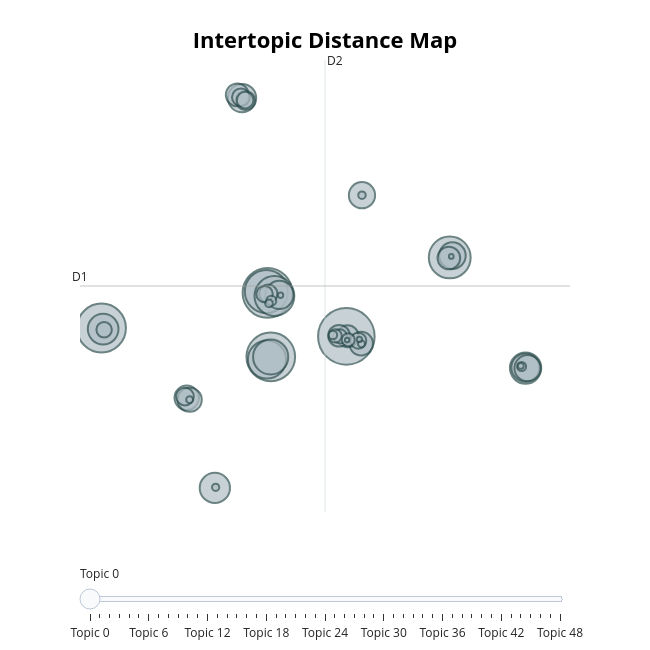

Notebook cell for this chart:
### Code cell
topic_model_hdbscan = TopicModelEvaluatorBERTopic()
topics_hdbscan, probs_hdbscan = topic_model_hdbscan.evaluate(docs)
#topic_model_hdbscan.get_topic_info()
#topic_model_hdbscan.get_topics().keys()
#print(diversity(topic_model_hdbscan))
topic_model_hdbscan.model.visualize_topics()
#topic_model_hdbscan.visualize_barchart()

### Figure 1 — Plotly figure (JSON) as saved in the notebook; plotly's stock layout.template omitted (floating-point values rounded to 4 significant figures; data arrays with more than 128 entries replaced by an {"elided": "..."} marker saying what was removed)
{"data": [{"customdata": {"elided": "49x3 mixed values"}, "hovertemplate": "<b>Topic %{customdata[0]}</b><br>%{customdata[1]}<br>Size: %{customdata[2]}", "legendgroup": "", "marker": {"color": "#B0BEC5", "line": {"color": "DarkSlateGrey", "width": 2}, "size": [8110, 6267, 6048, 5999, 4710, 4438, 4012, 3687, 3132, 2483, 2384, 2320, 2031, 2031, 2008, 1791, 1747, 1745, 1527, 1486, 1405, 1325, 1298, 1206, 1193, 926, 839, 802, 798, 703, 681, 652, 604, 502, 438, 427, 255, 207, 185, 147, 143, 134, 122, 120, 85, 72, 72, 56, 52], "sizemode": "area", "sizeref": 5.069, "symbol": "circle"}, "mode": "markers", "name": "", "orientation": "v", "showlegend": false, "type": "scatter", "x": [8.25, 1.837, -11.66, 2.105, 1.746, 16.66, 2.401, 1.796, 2.094, 22.83, -11.53, -2.443, 2.806, -0.2319, 22.82, 16.88, 9.522, 22.99, -4.728, -4.49, 9.456, -0.6203, 16.59, 8.358, 7.656, 0.05246, 1.902, -0.3265, -4.876, 0.01653, 1.6, 9.223, -11.45, 7.735, 7.344, 8.403, 2.148, 22.5, 7.157, 1.958, 9.522, -2.379, 9.484, -4.497, 22.44, 2.902, 9.31, 16.79, 8.316], "xaxis": "x", "y": [-1.113, 4.105, -0.1031, -3.566, 4.261, 8.349, 3.727, -3.875, -3.577, -4.913, -0.2374, -19.26, 3.859, 27.44, -4.853, 8.568, 15.8, -4.923, -8.467, -8.705, -1.978, 27.83, 8.278, -1.096, -1.035, 27.16, 4.008, 27.54, -8.318, 27.2, 3.956, -1.625, -0.3159, -1.11, -1.058, -1.522, 3.158, -4.719, -0.9351, 2.84, 15.8, -19.2, -2.017, -8.698, -4.652, 3.815, -1.478, 8.475, -1.543], "yaxis": "y"}], "layout": {"annotations": [{"showarrow": false, "text": "D1", "x": -13.41, "y": 4.926, "yshift": 10}, {"showarrow": false, "text": "D2", "x": 6.515, "xshift": 10, "y": 32.01}], "height": 650, "hoverlabel": {"bgcolor": "white", "font": {"family": "Rockwell", "size": 16}}, "legend": {"itemsizing": "constant", "tracegroupgap": 0}, "margin": {"t": 60}, "shapes": [{"line": {"color": "#CFD8DC", "width": 2}, "type": "line", "x0": 6.515, "x1": 6.515, "y0": -22.15, "y1": 32.01}, {"line": {"color": "#9E9E9E", "width": 2}, "type": "line", "x0": -13.41, "x1": 26.44, "y0": 4.926, "y1": 4.926}], "sliders": [{"active": 0, "pad": {"t": 50}, "steps": [{"args": [{"marker.color": [["red", "#B0BEC5", "#B0BEC5", "#B0BEC5", "#B0BEC5", "#B0BEC5", "#B0BEC5", "#B0BEC5", "#B0BEC5", "#B0BEC5", "#B0BEC5", "#B0BEC5", "#B0BEC5", "#B0BEC5", "#B0BEC5", "#B0BEC5", "#B0BEC5", "#B0BEC5", "#B0BEC5", "#B0BEC5", "#B0BEC5", "#B0BEC5", "#B0BEC5", "#B0BEC5", "#B0BEC5", "#B0BEC5", "#B0BEC5", "#B0BEC5", "#B0BEC5", "#B0BEC5", "#B0BEC5", "#B0BEC5", "#B0BEC5", "#B0BEC5", "#B0BEC5", "#B0BEC5", "#B0BEC5", "#B0BEC5", "#B0BEC5", "#B0BEC5", "#B0BEC5", "#B0BEC5", "#B0BEC5", "#B0BEC5", "#B0BEC5", "#B0BEC5", "#B0BEC5", "#B0BEC5", "#B0BEC5"]]}], "label": "Topic 0", "method": "update"}, {"args": [{"marker.color": [["#B0BEC5", "red", "#B0BEC5", "#B0BEC5", "#B0BEC5", "#B0BEC5", "#B0BEC5", "#B0BEC5", "#B0BEC5", "#B0BEC5", "#B0BEC5", "#B0BEC5", "#B0BEC5", "#B0BEC5", "#B0BEC5", "#B0BEC5", "#B0BEC5", "#B0BEC5", "#B0BEC5", "#B0BEC5", "#B0BEC5", "#B0BEC5", "#B0BEC5", "#B0BEC5", "#B0BEC5", "#B0BEC5", "#B0BEC5", "#B0BEC5", "#B0BEC5", "#B0BEC5", "#B0BEC5", "#B0BEC5", "#B0BEC5", "#B0BEC5", "#B0BEC5", "#B0BEC5", "#B0BEC5", "#B0BEC5", "#B0BEC5", "#B0BEC5", "#B0BEC5", "#B0BEC5", "#B0BEC5", "#B0BEC5", "#B0BEC5", "#B0BEC5", "#B0BEC5", "#B0BEC5", "#B0BEC5"]]}], "label": "Topic 1", "method": "update"}, {"args": [{"marker.color": [["#B0BEC5", "#B0BEC5", "red", "#B0BEC5", "#B0BEC5", "#B0BEC5", "#B0BEC5", "#B0BEC5", "#B0BEC5", "#B0BEC5", "#B0BEC5", "#B0BEC5", "#B0BEC5", "#B0BEC5", "#B0BEC5", "#B0BEC5", "#B0BEC5", "#B0BEC5", "#B0BEC5", "#B0BEC5", "#B0BEC5", "#B0BEC5", "#B0BEC5", "#B0BEC5", "#B0BEC5", "#B0BEC5", "#B0BEC5", "#B0BEC5", "#B0BEC5", "#B0BEC5", "#B0BEC5", "#B0BEC5", "#B0BEC5", "#B0BEC5", "#B0BEC5", "#B0BEC5", "#B0BEC5", "#B0BEC5", "#B0BEC5", "#B0BEC5", "#B0BEC5", "#B0BEC5", "#B0BEC5", "#B0BEC5", "#B0BEC5", "#B0BEC5", "#B0BEC5", "#B0BEC5", "#B0BEC5"]]}], "label": "Topic 2", "method": "update"}, {"args": [{"marker.color": [["#B0BEC5", "#B0BEC5", "#B0BEC5", "red", "#B0BEC5", "#B0BEC5", "#B0BEC5", "#B0BEC5", "#B0BEC5", "#B0BEC5", "#B0BEC5", "#B0BEC5", "#B0BEC5", "#B0BEC5", "#B0BEC5", "#B0BEC5", "#B0BEC5", "#B0BEC5", "#B0BEC5", "#B0BEC5", "#B0BEC5", "#B0BEC5", "#B0BEC5", "#B0BEC5", "#B0BEC5", "#B0BEC5", "#B0BEC5", "#B0BEC5", "#B0BEC5", "#B0BEC5", "#B0BEC5", "#B0BEC5", "#B0BEC5", "#B0BEC5", "#B0BEC5", "#B0BEC5", "#B0BEC5", "#B0BEC5", "#B0BEC5", "#B0BEC5", "#B0BEC5", "#B0BEC5", "#B0BEC5", "#B0BEC5", "#B0BEC5", "#B0BEC5", "#B0BEC5", "#B0BEC5", "#B0BEC5"]]}], "label": "Topic 3", "method": "update"}, {"args": [{"marker.color": [["#B0BEC5", "#B0BEC5", "#B0BEC5", "#B0BEC5", "red", "#B0BEC5", "#B0BEC5", "#B0BEC5", "#B0BEC5", "#B0BEC5", "#B0BEC5", "#B0BEC5", "#B0BEC5", "#B0BEC5", "#B0BEC5", "#B0BEC5", "#B0BEC5", "#B0BEC5", "#B0BEC5", "#B0BEC5", "#B0BEC5", "#B0BEC5", "#B0BEC5", "#B0BEC5", "#B0BEC5", "#B0BEC5", "#B0BEC5", "#B0BEC5", "#B0BEC5", "#B0BEC5", "#B0BEC5", "#B0BEC5", "#B0BEC5", "#B0BEC5", "#B0BEC5", "#B0BEC5", "#B0BEC5", "#B0BEC5", "#B0BEC5", "#B0BEC5", "#B0BEC5", "#B0BEC5", "#B0BEC5", "#B0BEC5", "#B0BEC5", "#B0BEC5", "#B0BEC5", "#B0BEC5", "#B0BEC5"]]}], "label": "Topic 4", "method": "update"}, {"args": [{"marker.color": [["#B0BEC5", "#B0BEC5", "#B0BEC5", "#B0BEC5", "#B0BEC5", "red", "#B0BEC5", "#B0BEC5", "#B0BEC5", "#B0BEC5", "#B0BEC5", "#B0BEC5", "#B0BEC5", "#B0BEC5", "#B0BEC5", "#B0BEC5", "#B0BEC5", "#B0BEC5", "#B0BEC5", "#B0BEC5", "#B0BEC5", "#B0BEC5", "#B0BEC5", "#B0BEC5", "#B0BEC5", "#B0BEC5", "#B0BEC5", "#B0BEC5", "#B0BEC5", "#B0BEC5", "#B0BEC5", "#B0BEC5", "#B0BEC5", "#B0BEC5", "#B0BEC5", "#B0BEC5", "#B0BEC5", "#B0BEC5", "#B0BEC5", "#B0BEC5", "#B0BEC5", "#B0BEC5", "#B0BEC5", "#B0BEC5", "#B0BEC5", "#B0BEC5", "#B0BEC5", "#B0BEC5", "#B0BEC5"]]}], "label": "Topic 5", "method": "update"}, {"args": [{"marker.color": [["#B0BEC5", "#B0BEC5", "#B0BEC5", "#B0BEC5", "#B0BEC5", "#B0BEC5", "red", "#B0BEC5", "#B0BEC5", "#B0BEC5", "#B0BEC5", "#B0BEC5", "#B0BEC5", "#B0BEC5", "#B0BEC5", "#B0BEC5", "#B0BEC5", "#B0BEC5", "#B0BEC5", "#B0BEC5", "#B0BEC5", "#B0BEC5", "#B0BEC5", "#B0BEC5", "#B0BEC5", "#B0BEC5", "#B0BEC5", "#B0BEC5", "#B0BEC5", "#B0BEC5", "#B0BEC5", "#B0BEC5", "#B0BEC5", "#B0BEC5", "#B0BEC5", "#B0BEC5", "#B0BEC5", "#B0BEC5", "#B0BEC5", "#B0BEC5", "#B0BEC5", "#B0BEC5", "#B0BEC5", "#B0BEC5", "#B0BEC5", "#B0BEC5", "#B0BEC5", "#B0BEC5", "#B0BEC5"]]}], "label": "Topic 6", "method": "update"}, {"args": [{"marker.color": [["#B0BEC5", "#B0BEC5", "#B0BEC5", "#B0BEC5", "#B0BEC5", "#B0BEC5", "#B0BEC5", "red", "#B0BEC5", "#B0BEC5", "#B0BEC5", "#B0BEC5", "#B0BEC5", "#B0BEC5", "#B0BEC5", "#B0BEC5", "#B0BEC5", "#B0BEC5", "#B0BEC5", "#B0BEC5", "#B0BEC5", "#B0BEC5", "#B0BEC5", "#B0BEC5", "#B0BEC5", "#B0BEC5", "#B0BEC5", "#B0BEC5", "#B0BEC5", "#B0BEC5", "#B0BEC5", "#B0BEC5", "#B0BEC5", "#B0BEC5", "#B0BEC5", "#B0BEC5", "#B0BEC5", "#B0BEC5", "#B0BEC5", "#B0BEC5", "#B0BEC5", "#B0BEC5", "#B0BEC5", "#B0BEC5", "#B0BEC5", "#B0BEC5", "#B0BEC5", "#B0BEC5", "#B0BEC5"]]}], "label": "Topic 7", "method": "update"}, {"args": [{"marker.color": [["#B0BEC5", "#B0BEC5", "#B0BEC5", "#B0BEC5", "#B0BEC5", "#B0BEC5", "#B0BEC5", "#B0BEC5", "red", "#B0BEC5", "#B0BEC5", "#B0BEC5", "#B0BEC5", "#B0BEC5", "#B0BEC5", "#B0BEC5", "#B0BEC5", "#B0BEC5", "#B0BEC5", "#B0BEC5", "#B0BEC5", "#B0BEC5", "#B0BEC5", "#B0BEC5", "#B0BEC5", "#B0BEC5", "#B0BEC5", "#B0BEC5", "#B0BEC5", "#B0BEC5", "#B0BEC5", "#B0BEC5", "#B0BEC5", "#B0BEC5", "#B0BEC5", "#B0BEC5", "#B0BEC5", "#B0BEC5", "#B0BEC5", "#B0BEC5", "#B0BEC5", "#B0BEC5", "#B0BEC5", "#B0BEC5", "#B0BEC5", "#B0BEC5", "#B0BEC5", "#B0BEC5", "#B0BEC5"]]}], "label": "Topic 8", "method": "update"}, {"args": [{"marker.color": [["#B0BEC5", "#B0BEC5", "#B0BEC5", "#B0BEC5", "#B0BEC5", "#B0BEC5", "#B0BEC5", "#B0BEC5", "#B0BEC5", "red", "#B0BEC5", "#B0BEC5", "#B0BEC5", "#B0BEC5", "#B0BEC5", "#B0BEC5", "#B0BEC5", "#B0BEC5", "#B0BEC5", "#B0BEC5", "#B0BEC5", "#B0BEC5", "#B0BEC5", "#B0BEC5", "#B0BEC5", "#B0BEC5", "#B0BEC5", "#B0BEC5", "#B0BEC5", "#B0BEC5", "#B0BEC5", "#B0BEC5", "#B0BEC5", "#B0BEC5", "#B0BEC5", "#B0BEC5", "#B0BEC5", "#B0BEC5", "#B0BEC5", "#B0BEC5", "#B0BEC5", "#B0BEC5", "#B0BEC5", "#B0BEC5", "#B0BEC5", "#B0BEC5", "#B0BEC5", "#B0BEC5", "#B0BEC5"]]}], "label": "Topic 9", "method": "update"}, {"args": [{"marker.color": [["#B0BEC5", "#B0BEC5", "#B0BEC5", "#B0BEC5", "#B0BEC5", "#B0BEC5", "#B0BEC5", "#B0BEC5", "#B0BEC5", "#B0BEC5", "red", "#B0BEC5", "#B0BEC5", "#B0BEC5", "#B0BEC5", "#B0BEC5", "#B0BEC5", "#B0BEC5", "#B0BEC5", "#B0BEC5", "#B0BEC5", "#B0BEC5", "#B0BEC5", "#B0BEC5", "#B0BEC5", "#B0BEC5", "#B0BEC5", "#B0BEC5", "#B0BEC5", "#B0BEC5", "#B0BEC5", "#B0BEC5", "#B0BEC5", "#B0BEC5", "#B0BEC5", "#B0BEC5", "#B0BEC5", "#B0BEC5", "#B0BEC5", "#B0BEC5", "#B0BEC5", "#B0BEC5", "#B0BEC5", "#B0BEC5", "#B0BEC5", "#B0BEC5", "#B0BEC5", "#B0BEC5", "#B0BEC5"]]}], "label": "Topic 10", "method": "update"}, {"args": [{"marker.color": [["#B0BEC5", "#B0BEC5", "#B0BEC5", "#B0BEC5", "#B0BEC5", "#B0BEC5", "#B0BEC5", "#B0BEC5", "#B0BEC5", "#B0BEC5", "#B0BEC5", "red", "#B0BEC5", "#B0BEC5", "#B0BEC5", "#B0BEC5", "#B0BEC5", "#B0BEC5", "#B0BEC5", "#B0BEC5", "#B0BEC5", "#B0BEC5", "#B0BEC5", "#B0BEC5", "#B0BEC5", "#B0BEC5", "#B0BEC5", "#B0BEC5", "#B0BEC5", "#B0BEC5", "#B0BEC5", "#B0BEC5", "#B0BEC5", "#B0BEC5", "#B0BEC5", "#B0BEC5", "#B0BEC5", "#B0BEC5", "#B0BEC5", "#B0BEC5", "#B0BEC5", "#B0BEC5", "#B0BEC5", "#B0BEC5", "#B0BEC5", "#B0BEC5", "#B0BEC5", "#B0BEC5", "#B0BEC5"]]}], "label": "Topic 11", "method": "update"}, {"args": [{"marker.color": [["#B0BEC5", "#B0BEC5", "#B0BEC5", "#B0BEC5", "#B0BEC5", "#B0BEC5", "#B0BEC5", "#B0BEC5", "#B0BEC5", "#B0BEC5", "#B0BEC5", "#B0BEC5", "red", "#B0BEC5", "#B0BEC5", "#B0BEC5", "#B0BEC5", "#B0BEC5", "#B0BEC5", "#B0BEC5", "#B0BEC5", "#B0BEC5", "#B0BEC5", "#B0BEC5", "#B0BEC5", "#B0BEC5", "#B0BEC5", "#B0BEC5", "#B0BEC5", "#B0BEC5", "#B0BEC5", "#B0BEC5", "#B0BEC5", "#B0BEC5", "#B0BEC5", "#B0BEC5", "#B0BEC5", "#B0BEC5", "#B0BEC5", "#B0BEC5", "#B0BEC5", "#B0BEC5", "#B0BEC5", "#B0BEC5", "#B0BEC5", "#B0BEC5", "#B0BEC5", "#B0BEC5", "#B0BEC5"]]}], "label": "Topic 12", "method": "update"}, {"args": [{"marker.color": [["#B0BEC5", "#B0BEC5", "#B0BEC5", "#B0BEC5", "#B0BEC5", "#B0BEC5", "#B0BEC5", "#B0BEC5", "#B0BEC5", "#B0BEC5", "#B0BEC5", "#B0BEC5", "#B0BEC5", "red", "#B0BEC5", "#B0BEC5", "#B0BEC5", "#B0BEC5", "#B0BEC5", "#B0BEC5", "#B0BEC5", "#B0BEC5", "#B0BEC5", "#B0BEC5", "#B0BEC5", "#B0BEC5", "#B0BEC5", "#B0BEC5", "#B0BEC5", "#B0BEC5", "#B0BEC5", "#B0BEC5", "#B0BEC5", "#B0BEC5", "#B0BEC5", "#B0BEC5", "#B0BEC5", "#B0BEC5", "#B0BEC5", "#B0BEC5", "#B0BEC5", "#B0BEC5", "#B0BEC5", "#B0BEC5", "#B0BEC5", "#B0BEC5", "#B0BEC5", "#B0BEC5", "#B0BEC5"]]}], "label": "Topic 13", "method": "update"}, {"args": [{"marker.color": [["#B0BEC5", "#B0BEC5", "#B0BEC5", "#B0BEC5", "#B0BEC5", "#B0BEC5", "#B0BEC5", "#B0BEC5", "#B0BEC5", "#B0BEC5", "#B0BEC5", "#B0BEC5", "#B0BEC5", "#B0BEC5", "red", "#B0BEC5", "#B0BEC5", "#B0BEC5", "#B0BEC5", "#B0BEC5", "#B0BEC5", "#B0BEC5", "#B0BEC5", "#B0BEC5", "#B0BEC5", "#B0BEC5", "#B0BEC5", "#B0BEC5", "#B0BEC5", "#B0BEC5", "#B0BEC5", "#B0BEC5", "#B0BEC5", "#B0BEC5", "#B0BEC5", "#B0BEC5", "#B0BEC5", "#B0BEC5", "#B0BEC5", "#B0BEC5", "#B0BEC5", "#B0BEC5", "#B0BEC5", "#B0BEC5", "#B0BEC5", "#B0BEC5", "#B0BEC5", "#B0BEC5", "#B0BEC5"]]}], "label": "Topic 14", "method": "update"}, {"args": [{"marker.color": [["#B0BEC5", "#B0BEC5", "#B0BEC5", "#B0BEC5", "#B0BEC5", "#B0BEC5", "#B0BEC5", "#B0BEC5", "#B0BEC5", "#B0BEC5", "#B0BEC5", "#B0BEC5", "#B0BEC5", "#B0BEC5", "#B0BEC5", "red", "#B0BEC5", "#B0BEC5", "#B0BEC5", "#B0BEC5", "#B0BEC5", "#B0BEC5", "#B0BEC5", "#B0BEC5", "#B0BEC5", "#B0BEC5", "#B0BEC5", "#B0BEC5", "#B0BEC5", "#B0BEC5", "#B0BEC5", "#B0BEC5", "#B0BEC5", "#B0BEC5", "#B0BEC5", "#B0BEC5", "#B0BEC5", "#B0BEC5", "#B0BEC5", "#B0BEC5", "#B0BEC5", "#B0BEC5", "#B0BEC5", "#B0BEC5", "#B0BEC5", "#B0BEC5", "#B0BEC5", "#B0BEC5", "#B0BEC5"]]}], "label": "Topic 15", "method": "update"}, {"args": [{"marker.color": [["#B0BEC5", "#B0BEC5", "#B0BEC5", "#B0BEC5", "#B0BEC5", "#B0BEC5", "#B0BEC5", "#B0BEC5", "#B0BEC5", "#B0BEC5", "#B0BEC5", "#B0BEC5", "#B0BEC5", "#B0BEC5", "#B0BEC5", "#B0BEC5", "red", "#B0BEC5", "#B0BEC5", "#B0BEC5", "#B0BEC5", "#B0BEC5", "#B0BEC5", "#B0BEC5", "#B0BEC5", "#B0BEC5", "#B0BEC5", "#B0BEC5", "#B0BEC5", "#B0BEC5", "#B0BEC5", "#B0BEC5", "#B0BEC5", "#B0BEC5", "#B0BEC5", "#B0BEC5", "#B0BEC5", "#B0BEC5", "#B0BEC5", "#B0BEC5", "#B0BEC5", "#B0BEC5", "#B0BEC5", "#B0BEC5", "#B0BEC5", "#B0BEC5", "#B0BEC5", "#B0BEC5", "#B0BEC5"]]}], "label": "Topic 16", "method": "update"}, {"args": [{"marker.color": [["#B0BEC5", "#B0BEC5", "#B0BEC5", "#B0BEC5", "#B0BEC5", "#B0BEC5", "#B0BEC5", "#B0BEC5", "#B0BEC5", "#B0BEC5", "#B0BEC5", "#B0BEC5", "#B0BEC5", "#B0BEC5", "#B0BEC5", "#B0BEC5", "#B0BEC5", "red", "#B0BEC5", "#B0BEC5", "#B0BEC5", "#B0BEC5", "#B0BEC5", "#B0BEC5", "#B0BEC5", "#B0BEC5", "#B0BEC5", "#B0BEC5", "#B0BEC5", "#B0BEC5", "#B0BEC5", "#B0BEC5", "#B0BEC5", "#B0BEC5", "#B0BEC5", "#B0BEC5", "#B0BEC5", "#B0BEC5", "#B0BEC5", "#B0BEC5", "#B0BEC5", "#B0BEC5", "#B0BEC5", "#B0BEC5", "#B0BEC5", "#B0BEC5", "#B0BEC5", "#B0BEC5", "#B0BEC5"]]}], "label": "Topic 17", "method": "update"}, {"args": [{"marker.color": [["#B0BEC5", "#B0BEC5", "#B0BEC5", "#B0BEC5", "#B0BEC5", "#B0BEC5", "#B0BEC5", "#B0BEC5", "#B0BEC5", "#B0BEC5", "#B0BEC5", "#B0BEC5", "#B0BEC5", "#B0BEC5", "#B0BEC5", "#B0BEC5", "#B0BEC5", "#B0BEC5", "red", "#B0BEC5", "#B0BEC5", "#B0BEC5", "#B0BEC5", "#B0BEC5", "#B0BEC5", "#B0BEC5", "#B0BEC5", "#B0BEC5", "#B0BEC5", "#B0BEC5", "#B0BEC5", "#B0BEC5", "#B0BEC5", "#B0BEC5", "#B0BEC5", "#B0BEC5", "#B0BEC5", "#B0BEC5", "#B0BEC5", "#B0BEC5", "#B0BEC5", "#B0BEC5", "#B0BEC5", "#B0BEC5", "#B0BEC5", "#B0BEC5", "#B0BEC5", "#B0BEC5", "#B0BEC5"]]}], "label": "Topic 18", "method": "update"}, {"args": [{"marker.color": [["#B0BEC5", "#B0BEC5", "#B0BEC5", "#B0BEC5", "#B0BEC5", "#B0BEC5", "#B0BEC5", "#B0BEC5", "#B0BEC5", "#B0BEC5", "#B0BEC5", "#B0BEC5", "#B0BEC5", "#B0BEC5", "#B0BEC5", "#B0BEC5", "#B0BEC5", "#B0BEC5", "#B0BEC5", "red", "#B0BEC5", "#B0BEC5", "#B0BEC5", "#B0BEC5", "#B0BEC5", "#B0BEC5", "#B0BEC5", "#B0BEC5", "#B0BEC5", "#B0BEC5", "#B0BEC5", "#B0BEC5", "#B0BEC5", "#B0BEC5", "#B0BEC5", "#B0BEC5", "#B0BEC5", "#B0BEC5", "#B0BEC5", "#B0BEC5", "#B0BEC5", "#B0BEC5", "#B0BEC5", "#B0BEC5", "#B0BEC5", "#B0BEC5", "#B0BEC5", "#B0BEC5", "#B0BEC5"]]}], "label": "Topic 19", "method": "update"}, {"args": [{"marker.color": [["#B0BEC5", "#B0BEC5", "#B0BEC5", "#B0BEC5", "#B0BEC5", "#B0BEC5", "#B0BEC5", "#B0BEC5", "#B0BEC5", "#B0BEC5", "#B0BEC5", "#B0BEC5", "#B0BEC5", "#B0BEC5", "#B0BEC5", "#B0BEC5", "#B0BEC5", "#B0BEC5", "#B0BEC5", "#B0BEC5", "red", "#B0BEC5", "#B0BEC5", "#B0BEC5", "#B0BEC5", "#B0BEC5", "#B0BEC5", "#B0BEC5", "#B0BEC5", "#B0BEC5", "#B0BEC5", "#B0BEC5", "#B0BEC5", "#B0BEC5", "#B0BEC5", "#B0BEC5", "#B0BEC5", "#B0BEC5", "#B0BEC5", "#B0BEC5", "#B0BEC5", "#B0BEC5", "#B0BEC5", "#B0BEC5", "#B0BEC5", "#B0BEC5", "#B0BEC5", "#B0BEC5", "#B0BEC5"]]}], "label": "Topic 20", "method": "update"}, {"args": [{"marker.color": [["#B0BEC5", "#B0BEC5", "#B0BEC5", "#B0BEC5", "#B0BEC5", "#B0BEC5", "#B0BEC5", "#B0BEC5", "#B0BEC5", "#B0BEC5", "#B0BEC5", "#B0BEC5", "#B0BEC5", "#B0BEC5", "#B0BEC5", "#B0BEC5", "#B0BEC5", "#B0BEC5", "#B0BEC5", "#B0BEC5", "#B0BEC5", "red", "#B0BEC5", "#B0BEC5", "#B0BEC5", "#B0BEC5", "#B0BEC5", "#B0BEC5", "#B0BEC5", "#B0BEC5", "#B0BEC5", "#B0BEC5", "#B0BEC5", "#B0BEC5", "#B0BEC5", "#B0BEC5", "#B0BEC5", "#B0BEC5", "#B0BEC5", "#B0BEC5", "#B0BEC5", "#B0BEC5", "#B0BEC5", "#B0BEC5", "#B0BEC5", "#B0BEC5", "#B0BEC5", "#B0BEC5", "#B0BEC5"]]}], "label": "Topic 21", "method": "update"}, {"args": [{"marker.color": [["#B0BEC5", "#B0BEC5", "#B0BEC5", "#B0BEC5", "#B0BEC5", "#B0BEC5", "#B0BEC5", "#B0BEC5", "#B0BEC5", "#B0BEC5", "#B0BEC5", "#B0BEC5", "#B0BEC5", "#B0BEC5", "#B0BEC5", "#B0BEC5", "#B0BEC5", "#B0BEC5", "#B0BEC5", "#B0BEC5", "#B0BEC5", "#B0BEC5", "red", "#B0BEC5", "#B0BEC5", "#B0BEC5", "#B0BEC5", "#B0BEC5", "#B0BEC5", "#B0BEC5", "#B0BEC5", "#B0BEC5", "#B0BEC5", "#B0BEC5", "#B0BEC5", "#B0BEC5", "#B0BEC5", "#B0BEC5", "#B0BEC5", "#B0BEC5", "#B0BEC5", "#B0BEC5", "#B0BEC5", "#B0BEC5", "#B0BEC5", "#B0BEC5", "#B0BEC5", "#B0BEC5", "#B0BEC5"]]}], "label": "Topic 22", "method": "update"}, {"args": [{"marker.color": [["#B0BEC5", "#B0BEC5", "#B0BEC5", "#B0BEC5", "#B0BEC5", "#B0BEC5", "#B0BEC5", "#B0BEC5", "#B0BEC5", "#B0BEC5", "#B0BEC5", "#B0BEC5", "#B0BEC5", "#B0BEC5", "#B0BEC5", "#B0BEC5", "#B0BEC5", "#B0BEC5", "#B0BEC5", "#B0BEC5", "#B0BEC5", "#B0BEC5", "#B0BEC5", "red", "#B0BEC5", "#B0BEC5", "#B0BEC5", "#B0BEC5", "#B0BEC5", "#B0BEC5", "#B0BEC5", "#B0BEC5", "#B0BEC5", "#B0BEC5", "#B0BEC5", "#B0BEC5", "#B0BEC5", "#B0BEC5", "#B0BEC5", "#B0BEC5", "#B0BEC5", "#B0BEC5", "#B0BEC5", "#B0BEC5", "#B0BEC5", "#B0BEC5", "#B0BEC5", "#B0BEC5", "#B0BEC5"]]}], "label": "Topic 23", "method": "update"}, {"args": [{"marker.color": [["#B0BEC5", "#B0BEC5", "#B0BEC5", "#B0BEC5", "#B0BEC5", "#B0BEC5", "#B0BEC5", "#B0BEC5", "#B0BEC5", "#B0BEC5", "#B0BEC5", "#B0BEC5", "#B0BEC5", "#B0BEC5", "#B0BEC5", "#B0BEC5", "#B0BEC5", "#B0BEC5", "#B0BEC5", "#B0BEC5", "#B0BEC5", "#B0BEC5", "#B0BEC5", "#B0BEC5", "red", "#B0BEC5", "#B0BEC5", "#B0BEC5", "#B0BEC5", "#B0BEC5", "#B0BEC5", "#B0BEC5", "#B0BEC5", "#B0BEC5", "#B0BEC5", "#B0BEC5", "#B0BEC5", "#B0BEC5", "#B0BEC5", "#B0BEC5", "#B0BEC5", "#B0BEC5", "#B0BEC5", "#B0BEC5", "#B0BEC5", "#B0BEC5", "#B0BEC5", "#B0BEC5", "#B0BEC5"]]}], "label": "Topic 24", "method": "update"}, {"args": [{"marker.color": [["#B0BEC5", "#B0BEC5", "#B0BEC5", "#B0BEC5", "#B0BEC5", "#B0BEC5", "#B0BEC5", "#B0BEC5", "#B0BEC5", "#B0BEC5", "#B0BEC5", "#B0BEC5", "#B0BEC5", "#B0BEC5", "#B0BEC5", "#B0BEC5", "#B0BEC5", "#B0BEC5", "#B0BEC5", "#B0BEC5", "#B0BEC5", "#B0BEC5", "#B0BEC5", "#B0BEC5", "#B0BEC5", "red", "#B0BEC5", "#B0BEC5", "#B0BEC5", "#B0BEC5", "#B0BEC5", "#B0BEC5", "#B0BEC5", "#B0BEC5", "#B0BEC5", "#B0BEC5", "#B0BEC5", "#B0BEC5", "#B0BEC5", "#B0BEC5", "#B0BEC5", "#B0BEC5", "#B0BEC5", "#B0BEC5", "#B0BEC5", "#B0BEC5", "#B0BEC5", "#B0BEC5", "#B0BEC5"]]}], "label": "Topic 25", "method": "update"}, {"args": [{"marker.color": [["#B0BEC5", "#B0BEC5", "#B0BEC5", "#B0BEC5", "#B0BEC5", "#B0BEC5", "#B0BEC5", "#B0BEC5", "#B0BEC5", "#B0BEC5", "#B0BEC5", "#B0BEC5", "#B0BEC5", "#B0BEC5", "#B0BEC5", "#B0BEC5", "#B0BEC5", "#B0BEC5", "#B0BEC5", "#B0BEC5", "#B0BEC5", "#B0BEC5", "#B0BEC5", "#B0BEC5", "#B0BEC5", "#B0BEC5", "red", "#B0BEC5", "#B0BEC5", "#B0BEC5", "#B0BEC5", "#B0BEC5", "#B0BEC5", "#B0BEC5", "#B0BEC5", "#B0BEC5", "#B0BEC5", "#B0BEC5", "#B0BEC5", "#B0BEC5", "#B0BEC5", "#B0BEC5", "#B0BEC5", "#B0BEC5", "#B0BEC5", "#B0BEC5", "#B0BEC5", "#B0BEC5", "#B0BEC5"]]}], "label": "Topic 26", "method": "update"}, {"args": [{"marker.color": [["#B0BEC5", "#B0BEC5", "#B0BEC5", "#B0BEC5", "#B0BEC5", "#B0BEC5", "#B0BEC5", "#B0BEC5", "#B0BEC5", "#B0BEC5", "#B0BEC5", "#B0BEC5", "#B0BEC5", "#B0BEC5", "#B0BEC5", "#B0BEC5", "#B0BEC5", "#B0BEC5", "#B0BEC5", "#B0BEC5", "#B0BEC5", "#B0BEC5", "#B0BEC5", "#B0BEC5", "#B0BEC5", "#B0BEC5", "#B0BEC5", "red", "#B0BEC5", "#B0BEC5", "#B0BEC5", "#B0BEC5", "#B0BEC5", "#B0BEC5", "#B0BEC5", "#B0BEC5", "#B0BEC5", "#B0BEC5", "#B0BEC5", "#B0BEC5", "#B0BEC5", "#B0BEC5", "#B0BEC5", "#B0BEC5", "#B0BEC5", "#B0BEC5", "#B0BEC5", "#B0BEC5", "#B0BEC5"]]}], "label": "Topic 27", "method": "update"}, {"args": [{"marker.color": [["#B0BEC5", "#B0BEC5", "#B0BEC5", "#B0BEC5", "#B0BEC5", "#B0BEC5", "#B0BEC5", "#B0BEC5", "#B0BEC5", "#B0BEC5", "#B0BEC5", "#B0BEC5", "#B0BEC5", "#B0BEC5", "#B0BEC5", "#B0BEC5", "#B0BEC5", "#B0BEC5", "#B0BEC5", "#B0BEC5", "#B0BEC5", "#B0BEC5", "#B0BEC5", "#B0BEC5", "#B0BEC5", "#B0BEC5", "#B0BEC5", "#B0BEC5", "red", "#B0BEC5", "#B0BEC5", "#B0BEC5", "#B0BEC5", "#B0BEC5", "#B0BEC5", "#B0BEC5", "#B0BEC5", "#B0BEC5", "#B0BEC5", "#B0BEC5", "#B0BEC5", "#B0BEC5", "#B0BEC5", "#B0BEC5", "#B0BEC5", "#B0BEC5", "#B0BEC5", "#B0BEC5", "#B0BEC5"]]}], "label": "Topic 28", "method": "update"}, {"args": [{"marker.color": [["#B0BEC5", "#B0BEC5", "#B0BEC5", "#B0BEC5", "#B0BEC5", "#B0BEC5", "#B0BEC5", "#B0BEC5", "#B0BEC5", "#B0BEC5", "#B0BEC5", "#B0BEC5", "#B0BEC5", "#B0BEC5", "#B0BEC5", "#B0BEC5", "#B0BEC5", "#B0BEC5", "#B0BEC5", "#B0BEC5", "#B0BEC5", "#B0BEC5", "#B0BEC5", "#B0BEC5", "#B0BEC5", "#B0BEC5", "#B0BEC5", "#B0BEC5", "#B0BEC5", "red", "#B0BEC5", "#B0BEC5", "#B0BEC5", "#B0BEC5", "#B0BEC5", "#B0BEC5", "#B0BEC5", "#B0BEC5", "#B0BEC5", "#B0BEC5", "#B0BEC5", "#B0BEC5", "#B0BEC5", "#B0BEC5", "#B0BEC5", "#B0BEC5", "#B0BEC5", "#B0BEC5", "#B0BEC5"]]}], "label": "Topic 29", "method": "update"}, {"args": [{"marker.color": [["#B0BEC5", "#B0BEC5", "#B0BEC5", "#B0BEC5", "#B0BEC5", "#B0BEC5", "#B0BEC5", "#B0BEC5", "#B0BEC5", "#B0BEC5", "#B0BEC5", "#B0BEC5", "#B0BEC5", "#B0BEC5", "#B0BEC5", "#B0BEC5", "#B0BEC5", "#B0BEC5", "#B0BEC5", "#B0BEC5", "#B0BEC5", "#B0BEC5", "#B0BEC5", "#B0BEC5", "#B0BEC5", "#B0BEC5", "#B0BEC5", "#B0BEC5", "#B0BEC5", "#B0BEC5", "red", "#B0BEC5", "#B0BEC5", "#B0BEC5", "#B0BEC5", "#B0BEC5", "#B0BEC5", "#B0BEC5", "#B0BEC5", "#B0BEC5", "#B0BEC5", "#B0BEC5", "#B0BEC5", "#B0BEC5", "#B0BEC5", "#B0BEC5", "#B0BEC5", "#B0BEC5", "#B0BEC5"]]}], "label": "Topic 30", "method": "update"}, {"args": [{"marker.color": [["#B0BEC5", "#B0BEC5", "#B0BEC5", "#B0BEC5", "#B0BEC5", "#B0BEC5", "#B0BEC5", "#B0BEC5", "#B0BEC5", "#B0BEC5", "#B0BEC5", "#B0BEC5", "#B0BEC5", "#B0BEC5", "#B0BEC5", "#B0BEC5", "#B0BEC5", "#B0BEC5", "#B0BEC5", "#B0BEC5", "#B0BEC5", "#B0BEC5", "#B0BEC5", "#B0BEC5", "#B0BEC5", "#B0BEC5", "#B0BEC5", "#B0BEC5", "#B0BEC5", "#B0BEC5", "#B0BEC5", "red", "#B0BEC5", "#B0BEC5", "#B0BEC5", "#B0BEC5", "#B0BEC5", "#B0BEC5", "#B0BEC5", "#B0BEC5", "#B0BEC5", "#B0BEC5", "#B0BEC5", "#B0BEC5", "#B0BEC5", "#B0BEC5", "#B0BEC5", "#B0BEC5", "#B0BEC5"]]}], "label": "Topic 31", "method": "update"}, {"args": [{"marker.color": [["#B0BEC5", "#B0BEC5", "#B0BEC5", "#B0BEC5", "#B0BEC5", "#B0BEC5", "#B0BEC5", "#B0BEC5", "#B0BEC5", "#B0BEC5", "#B0BEC5", "#B0BEC5", "#B0BEC5", "#B0BEC5", "#B0BEC5", "#B0BEC5", "#B0BEC5", "#B0BEC5", "#B0BEC5", "#B0BEC5", "#B0BEC5", "#B0BEC5", "#B0BEC5", "#B0BEC5", "#B0BEC5", "#B0BEC5", "#B0BEC5", "#B0BEC5", "#B0BEC5", "#B0BEC5", "#B0BEC5", "#B0BEC5", "red", "#B0BEC5", "#B0BEC5", "#B0BEC5", "#B0BEC5", "#B0BEC5", "#B0BEC5", "#B0BEC5", "#B0BEC5", "#B0BEC5", "#B0BEC5", "#B0BEC5", "#B0BEC5", "#B0BEC5", "#B0BEC5", "#B0BEC5", "#B0BEC5"]]}], "label": "Topic 32", "method": "update"}, {"args": [{"marker.color": [["#B0BEC5", "#B0BEC5", "#B0BEC5", "#B0BEC5", "#B0BEC5", "#B0BEC5", "#B0BEC5", "#B0BEC5", "#B0BEC5", "#B0BEC5", "#B0BEC5", "#B0BEC5", "#B0BEC5", "#B0BEC5", "#B0BEC5", "#B0BEC5", "#B0BEC5", "#B0BEC5", "#B0BEC5", "#B0BEC5", "#B0BEC5", "#B0BEC5", "#B0BEC5", "#B0BEC5", "#B0BEC5", "#B0BEC5", "#B0BEC5", "#B0BEC5", "#B0BEC5", "#B0BEC5", "#B0BEC5", "#B0BEC5", "#B0BEC5", "red", "#B0BEC5", "#B0BEC5", "#B0BEC5", "#B0BEC5", "#B0BEC5", "#B0BEC5", "#B0BEC5", "#B0BEC5", "#B0BEC5", "#B0BEC5", "#B0BEC5", "#B0BEC5", "#B0BEC5", "#B0BEC5", "#B0BEC5"]]}], "label": "Topic 33", "method": "update"}, {"args": [{"marker.color": [["#B0BEC5", "#B0BEC5", "#B0BEC5", "#B0BEC5", "#B0BEC5", "#B0BEC5", "#B0BEC5", "#B0BEC5", "#B0BEC5", "#B0BEC5", "#B0BEC5", "#B0BEC5", "#B0BEC5", "#B0BEC5", "#B0BEC5", "#B0BEC5", "#B0BEC5", "#B0BEC5", "#B0BEC5", "#B0BEC5", "#B0BEC5", "#B0BEC5", "#B0BEC5", "#B0BEC5", "#B0BEC5", "#B0BEC5", "#B0BEC5", "#B0BEC5", "#B0BEC5", "#B0BEC5", "#B0BEC5", "#B0BEC5", "#B0BEC5", "#B0BEC5", "red", "#B0BEC5", "#B0BEC5", "#B0BEC5", "#B0BEC5", "#B0BEC5", "#B0BEC5", "#B0BEC5", "#B0BEC5", "#B0BEC5", "#B0BEC5", "#B0BEC5", "#B0BEC5", "#B0BEC5", "#B0BEC5"]]}], "label": "Topic 34", "method": "update"}, {"args": [{"marker.color": [["#B0BEC5", "#B0BEC5", "#B0BEC5", "#B0BEC5", "#B0BEC5", "#B0BEC5", "#B0BEC5", "#B0BEC5", "#B0BEC5", "#B0BEC5", "#B0BEC5", "#B0BEC5", "#B0BEC5", "#B0BEC5", "#B0BEC5", "#B0BEC5", "#B0BEC5", "#B0BEC5", "#B0BEC5", "#B0BEC5", "#B0BEC5", "#B0BEC5", "#B0BEC5", "#B0BEC5", "#B0BEC5", "#B0BEC5", "#B0BEC5", "#B0BEC5", "#B0BEC5", "#B0BEC5", "#B0BEC5", "#B0BEC5", "#B0BEC5", "#B0BEC5", "#B0BEC5", "red", "#B0BEC5", "#B0BEC5", "#B0BEC5", "#B0BEC5", "#B0BEC5", "#B0BEC5", "#B0BEC5", "#B0BEC5", "#B0BEC5", "#B0BEC5", "#B0BEC5", "#B0BEC5", "#B0BEC5"]]}], "label": "Topic 35", "method": "update"}, {"args": [{"marker.color": [["#B0BEC5", "#B0BEC5", "#B0BEC5", "#B0BEC5", "#B0BEC5", "#B0BEC5", "#B0BEC5", "#B0BEC5", "#B0BEC5", "#B0BEC5", "#B0BEC5", "#B0BEC5", "#B0BEC5", "#B0BEC5", "#B0BEC5", "#B0BEC5", "#B0BEC5", "#B0BEC5", "#B0BEC5", "#B0BEC5", "#B0BEC5", "#B0BEC5", "#B0BEC5", "#B0BEC5", "#B0BEC5", "#B0BEC5", "#B0BEC5", "#B0BEC5", "#B0BEC5", "#B0BEC5", "#B0BEC5", "#B0BEC5", "#B0BEC5", "#B0BEC5", "#B0BEC5", "#B0BEC5", "red", "#B0BEC5", "#B0BEC5", "#B0BEC5", "#B0BEC5", "#B0BEC5", "#B0BEC5", "#B0BEC5", "#B0BEC5", "#B0BEC5", "#B0BEC5", "#B0BEC5", "#B0BEC5"]]}], "label": "Topic 36", "method": "update"}, {"args": [{"marker.color": [["#B0BEC5", "#B0BEC5", "#B0BEC5", "#B0BEC5", "#B0BEC5", "#B0BEC5", "#B0BEC5", "#B0BEC5", "#B0BEC5", "#B0BEC5", "#B0BEC5", "#B0BEC5", "#B0BEC5", "#B0BEC5", "#B0BEC5", "#B0BEC5", "#B0BEC5", "#B0BEC5", "#B0BEC5", "#B0BEC5", "#B0BEC5", "#B0BEC5", "#B0BEC5", "#B0BEC5", "#B0BEC5", "#B0BEC5", "#B0BEC5", "#B0BEC5", "#B0BEC5", "#B0BEC5", "#B0BEC5", "#B0BEC5", "#B0BEC5", "#B0BEC5", "#B0BEC5", "#B0BEC5", "#B0BEC5", "red", "#B0BEC5", "#B0BEC5", "#B0BEC5", "#B0BEC5", "#B0BEC5", "#B0BEC5", "#B0BEC5", "#B0BEC5", "#B0BEC5", "#B0BEC5", "#B0BEC5"]]}], "label": "Topic 37", "method": "update"}, {"args": [{"marker.color": [["#B0BEC5", "#B0BEC5", "#B0BEC5", "#B0BEC5", "#B0BEC5", "#B0BEC5", "#B0BEC5", "#B0BEC5", "#B0BEC5", "#B0BEC5", "#B0BEC5", "#B0BEC5", "#B0BEC5", "#B0BEC5", "#B0BEC5", "#B0BEC5", "#B0BEC5", "#B0BEC5", "#B0BEC5", "#B0BEC5", "#B0BEC5", "#B0BEC5", "#B0BEC5", "#B0BEC5", "#B0BEC5", "#B0BEC5", "#B0BEC5", "#B0BEC5", "#B0BEC5", "#B0BEC5", "#B0BEC5", "#B0BEC5", "#B0BEC5", "#B0BEC5", "#B0BEC5", "#B0BEC5", "#B0BEC5", "#B0BEC5", "red", "#B0BEC5", "#B0BEC5", "#B0BEC5", "#B0BEC5", "#B0BEC5", "#B0BEC5", "#B0BEC5", "#B0BEC5", "#B0BEC5", "#B0BEC5"]]}], "label": "Topic 38", "method": "update"}, {"args": [{"marker.color": [["#B0BEC5", "#B0BEC5", "#B0BEC5", "#B0BEC5", "#B0BEC5", "#B0BEC5", "#B0BEC5", "#B0BEC5", "#B0BEC5", "#B0BEC5", "#B0BEC5", "#B0BEC5", "#B0BEC5", "#B0BEC5", "#B0BEC5", "#B0BEC5", "#B0BEC5", "#B0BEC5", "#B0BEC5", "#B0BEC5", "#B0BEC5", "#B0BEC5", "#B0BEC5", "#B0BEC5", "#B0BEC5", "#B0BEC5", "#B0BEC5", "#B0BEC5", "#B0BEC5", "#B0BEC5", "#B0BEC5", "#B0BEC5", "#B0BEC5", "#B0BEC5", "#B0BEC5", "#B0BEC5", "#B0BEC5", "#B0BEC5", "#B0BEC5", "red", "#B0BEC5", "#B0BEC5", "#B0BEC5", "#B0BEC5", "#B0BEC5", "#B0BEC5", "#B0BEC5", "#B0BEC5", "#B0BEC5"]]}], "label": "Topic 39", "method": "update"}, {"args": [{"marker.color": [["#B0BEC5", "#B0BEC5", "#B0BEC5", "#B0BEC5", "#B0BEC5", "#B0BEC5", "#B0BEC5", "#B0BEC5", "#B0BEC5", "#B0BEC5", "#B0BEC5", "#B0BEC5", "#B0BEC5", "#B0BEC5", "#B0BEC5", "#B0BEC5", "#B0BEC5", "#B0BEC5", "#B0BEC5", "#B0BEC5", "#B0BEC5", "#B0BEC5", "#B0BEC5", "#B0BEC5", "#B0BEC5", "#B0BEC5", "#B0BEC5", "#B0BEC5", "#B0BEC5", "#B0BEC5", "#B0BEC5", "#B0BEC5", "#B0BEC5", "#B0BEC5", "#B0BEC5", "#B0BEC5", "#B0BEC5", "#B0BEC5", "#B0BEC5", "#B0BEC5", "red", "#B0BEC5", "#B0BEC5", "#B0BEC5", "#B0BEC5", "#B0BEC5", "#B0BEC5", "#B0BEC5", "#B0BEC5"]]}], "label": "Topic 40", "method": "update"}, {"args": [{"marker.color": [["#B0BEC5", "#B0BEC5", "#B0BEC5", "#B0BEC5", "#B0BEC5", "#B0BEC5", "#B0BEC5", "#B0BEC5", "#B0BEC5", "#B0BEC5", "#B0BEC5", "#B0BEC5", "#B0BEC5", "#B0BEC5", "#B0BEC5", "#B0BEC5", "#B0BEC5", "#B0BEC5", "#B0BEC5", "#B0BEC5", "#B0BEC5", "#B0BEC5", "#B0BEC5", "#B0BEC5", "#B0BEC5", "#B0BEC5", "#B0BEC5", "#B0BEC5", "#B0BEC5", "#B0BEC5", "#B0BEC5", "#B0BEC5", "#B0BEC5", "#B0BEC5", "#B0BEC5", "#B0BEC5", "#B0BEC5", "#B0BEC5", "#B0BEC5", "#B0BEC5", "#B0BEC5", "red", "#B0BEC5", "#B0BEC5", "#B0BEC5", "#B0BEC5", "#B0BEC5", "#B0BEC5", "#B0BEC5"]]}], "label": "Topic 41", "method": "update"}, {"args": [{"marker.color": [["#B0BEC5", "#B0BEC5", "#B0BEC5", "#B0BEC5", "#B0BEC5", "#B0BEC5", "#B0BEC5", "#B0BEC5", "#B0BEC5", "#B0BEC5", "#B0BEC5", "#B0BEC5", "#B0BEC5", "#B0BEC5", "#B0BEC5", "#B0BEC5", "#B0BEC5", "#B0BEC5", "#B0BEC5", "#B0BEC5", "#B0BEC5", "#B0BEC5", "#B0BEC5", "#B0BEC5", "#B0BEC5", "#B0BEC5", "#B0BEC5", "#B0BEC5", "#B0BEC5", "#B0BEC5", "#B0BEC5", "#B0BEC5", "#B0BEC5", "#B0BEC5", "#B0BEC5", "#B0BEC5", "#B0BEC5", "#B0BEC5", "#B0BEC5", "#B0BEC5", "#B0BEC5", "#B0BEC5", "red", "#B0BEC5", "#B0BEC5", "#B0BEC5", "#B0BEC5", "#B0BEC5", "#B0BEC5"]]}], "label": "Topic 42", "method": "update"}, {"args": [{"marker.color": [["#B0BEC5", "#B0BEC5", "#B0BEC5", "#B0BEC5", "#B0BEC5", "#B0BEC5", "#B0BEC5", "#B0BEC5", "#B0BEC5", "#B0BEC5", "#B0BEC5", "#B0BEC5", "#B0BEC5", "#B0BEC5", "#B0BEC5", "#B0BEC5", "#B0BEC5", "#B0BEC5", "#B0BEC5", "#B0BEC5", "#B0BEC5", "#B0BEC5", "#B0BEC5", "#B0BEC5", "#B0BEC5", "#B0BEC5", "#B0BEC5", "#B0BEC5", "#B0BEC5", "#B0BEC5", "#B0BEC5", "#B0BEC5", "#B0BEC5", "#B0BEC5", "#B0BEC5", "#B0BEC5", "#B0BEC5", "#B0BEC5", "#B0BEC5", "#B0BEC5", "#B0BEC5", "#B0BEC5", "#B0BEC5", "red", "#B0BEC5", "#B0BEC5", "#B0BEC5", "#B0BEC5", "#B0BEC5"]]}], "label": "Topic 43", "method": "update"}, {"args": [{"marker.color": [["#B0BEC5", "#B0BEC5", "#B0BEC5", "#B0BEC5", "#B0BEC5", "#B0BEC5", "#B0BEC5", "#B0BEC5", "#B0BEC5", "#B0BEC5", "#B0BEC5", "#B0BEC5", "#B0BEC5", "#B0BEC5", "#B0BEC5", "#B0BEC5", "#B0BEC5", "#B0BEC5", "#B0BEC5", "#B0BEC5", "#B0BEC5", "#B0BEC5", "#B0BEC5", "#B0BEC5", "#B0BEC5", "#B0BEC5", "#B0BEC5", "#B0BEC5", "#B0BEC5", "#B0BEC5", "#B0BEC5", "#B0BEC5", "#B0BEC5", "#B0BEC5", "#B0BEC5", "#B0BEC5", "#B0BEC5", "#B0BEC5", "#B0BEC5", "#B0BEC5", "#B0BEC5", "#B0BEC5", "#B0BEC5", "#B0BEC5", "red", "#B0BEC5", "#B0BEC5", "#B0BEC5", "#B0BEC5"]]}], "label": "Topic 44", "method": "update"}, {"args": [{"marker.color": [["#B0BEC5", "#B0BEC5", "#B0BEC5", "#B0BEC5", "#B0BEC5", "#B0BEC5", "#B0BEC5", "#B0BEC5", "#B0BEC5", "#B0BEC5", "#B0BEC5", "#B0BEC5", "#B0BEC5", "#B0BEC5", "#B0BEC5", "#B0BEC5", "#B0BEC5", "#B0BEC5", "#B0BEC5", "#B0BEC5", "#B0BEC5", "#B0BEC5", "#B0BEC5", "#B0BEC5", "#B0BEC5", "#B0BEC5", "#B0BEC5", "#B0BEC5", "#B0BEC5", "#B0BEC5", "#B0BEC5", "#B0BEC5", "#B0BEC5", "#B0BEC5", "#B0BEC5", "#B0BEC5", "#B0BEC5", "#B0BEC5", "#B0BEC5", "#B0BEC5", "#B0BEC5", "#B0BEC5", "#B0BEC5", "#B0BEC5", "#B0BEC5", "red", "#B0BEC5", "#B0BEC5", "#B0BEC5"]]}], "label": "Topic 45", "method": "update"}, {"args": [{"marker.color": [["#B0BEC5", "#B0BEC5", "#B0BEC5", "#B0BEC5", "#B0BEC5", "#B0BEC5", "#B0BEC5", "#B0BEC5", "#B0BEC5", "#B0BEC5", "#B0BEC5", "#B0BEC5", "#B0BEC5", "#B0BEC5", "#B0BEC5", "#B0BEC5", "#B0BEC5", "#B0BEC5", "#B0BEC5", "#B0BEC5", "#B0BEC5", "#B0BEC5", "#B0BEC5", "#B0BEC5", "#B0BEC5", "#B0BEC5", "#B0BEC5", "#B0BEC5", "#B0BEC5", "#B0BEC5", "#B0BEC5", "#B0BEC5", "#B0BEC5", "#B0BEC5", "#B0BEC5", "#B0BEC5", "#B0BEC5", "#B0BEC5", "#B0BEC5", "#B0BEC5", "#B0BEC5", "#B0BEC5", "#B0BEC5", "#B0BEC5", "#B0BEC5", "#B0BEC5", "red", "#B0BEC5", "#B0BEC5"]]}], "label": "Topic 46", "method": "update"}, {"args": [{"marker.color": [["#B0BEC5", "#B0BEC5", "#B0BEC5", "#B0BEC5", "#B0BEC5", "#B0BEC5", "#B0BEC5", "#B0BEC5", "#B0BEC5", "#B0BEC5", "#B0BEC5", "#B0BEC5", "#B0BEC5", "#B0BEC5", "#B0BEC5", "#B0BEC5", "#B0BEC5", "#B0BEC5", "#B0BEC5", "#B0BEC5", "#B0BEC5", "#B0BEC5", "#B0BEC5", "#B0BEC5", "#B0BEC5", "#B0BEC5", "#B0BEC5", "#B0BEC5", "#B0BEC5", "#B0BEC5", "#B0BEC5", "#B0BEC5", "#B0BEC5", "#B0BEC5", "#B0BEC5", "#B0BEC5", "#B0BEC5", "#B0BEC5", "#B0BEC5", "#B0BEC5", "#B0BEC5", "#B0BEC5", "#B0BEC5", "#B0BEC5", "#B0BEC5", "#B0BEC5", "#B0BEC5", "red", "#B0BEC5"]]}], "label": "Topic 47", "method": "update"}, {"args": [{"marker.color": [["#B0BEC5", "#B0BEC5", "#B0BEC5", "#B0BEC5", "#B0BEC5", "#B0BEC5", "#B0BEC5", "#B0BEC5", "#B0BEC5", "#B0BEC5", "#B0BEC5", "#B0BEC5", "#B0BEC5", "#B0BEC5", "#B0BEC5", "#B0BEC5", "#B0BEC5", "#B0BEC5", "#B0BEC5", "#B0BEC5", "#B0BEC5", "#B0BEC5", "#B0BEC5", "#B0BEC5", "#B0BEC5", "#B0BEC5", "#B0BEC5", "#B0BEC5", "#B0BEC5", "#B0BEC5", "#B0BEC5", "#B0BEC5", "#B0BEC5", "#B0BEC5", "#B0BEC5", "#B0BEC5", "#B0BEC5", "#B0BEC5", "#B0BEC5", "#B0BEC5", "#B0BEC5", "#B0BEC5", "#B0BEC5", "#B0BEC5", "#B0BEC5", "#B0BEC5", "#B0BEC5", "#B0BEC5", "red"]]}], "label": "Topic 48", "method": "update"}]}], "title": {"font": {"color": "Black", "size": 22}, "text": "<b>Intertopic Distance Map</b>", "x": 0.5, "xanchor": "center", "y": 0.95, "yanchor": "top"}, "width": 650, "xaxis": {"anchor": "y", "domain": [0, 1], "range": [-13.41, 26.44], "title": {"text": ""}, "visible": false}, "yaxis": {"anchor": "x", "domain": [0, 1], "range": [-22.15, 32.01], "title": {"text": ""}, "visible": false}}}
